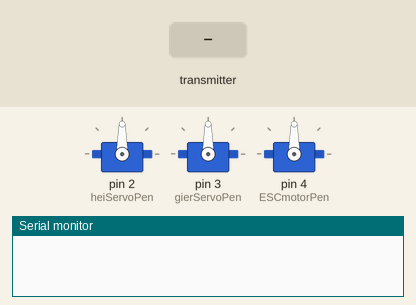
Simulated run of this sketch. Board: Arduino Nano, built with avr-gcc and run on an emulated ATmega328P. Shown: 3 × servo, the last lines printed to the serial monitor. Inputs (shaded band) come from the test bench. No radio packets arrive unless stated.

Above: at 1.2 s.
1.3 s: the transmitter starts sending jhei = 0
At 2.0 s:
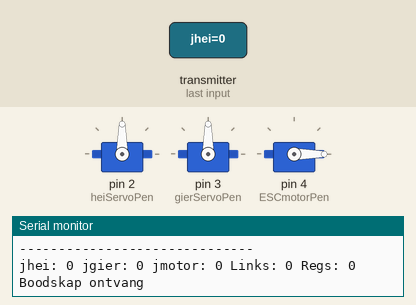
2.9 s: the transmitter starts sending jgier = 64
5.9 s: the transmitter starts sending jmotor = 128
8.9 s: the transmitter starts sending jhei = 128
11.9 s: the transmitter starts sending jgierGelykLinks = 64
14.9 s: the transmitter starts sending jgierGelykRegs = 64
Timing chart, 0 to 17.9 s (numbered marks = the images above; inputs shaded):
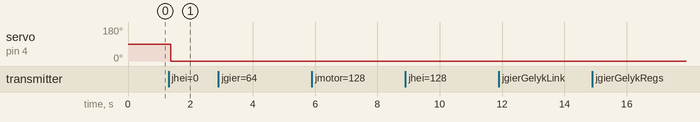

Measured:
- after the input at 1.3 s, servo on pin 4 (ESCmotorPen): 90° → 0° after 0.07 s

The sketch:

receive.ino
```cpp
/*
* Arduino radiobeheer vir Old Fogey
*
* N. Agenbag 2022-11-14
*
* Radiobeheer ontvanger van die Old Fogey
*
* Die Old Fogey het net gier en heivlak asook
* motorkrag beheer.
*
* Die heivlak servo word gekoppel op D2 of
* digitale pen 2.
* Die gier servo word gekoppel op D3 of
* digitale pen 3.
* Die motor word gekoppel op D4 of digitale pen 4.
*
* Die RF24 radio gebruik digitale pen 7 en 8.
*
* Die radio ontvanger word met 'n Arduino Nano
* implementeer omdat dit kompak is en lae massa
* het.
*/

// Volgende word gebruik vir radio:
#include <SPI.h>
#include <nRF24L01.h>
#include <RF24.h>
#include "printf.h"


// Volgende word gebruik vir servos en motor:
#include <Servo.h>

// Definieer die radio:
RF24 radio(7, 8); // CE, CSN
// Radio se adres:
const byte address[6] = "00001";


// Definieer die beheervlak servos:
int heiServoPen = 2;
int gierServoPen = 3;
int ESCmotorPen = 4;
// Definieer die uitskryf veranderlikes
int heiWaarde;
int gierWaarde;
int motorWaarde;
// Skep heivlak, gier en motor servo objekte
Servo HeiServo2;
Servo GierServo3;
Servo ESCmotor4;

// Definieer die data pakket wat die radio stuur/ontvang.
// Max size of this struct is 32 bytes - NRF24L01 buffer limit
struct Data_Package {
  byte jhei;
  byte jgier;
  byte jmotor;
  byte jgierGelykLinks;
  byte jgierGelykRegs;
};

Data_Package data; // Create a variable with the above struct

void setup() {
  Serial.begin(9600);
  radio.begin();
  // initialize the transceiver on the SPI bus
  if (!radio.begin()) {
    Serial.println(F("radio hardware is not responding!!"));
    while (1) {} // hold in infinite loop
  }
  radio.openReadingPipe(0, address);
  radio.setAutoAck(false);
  radio.setChannel(0); //select a channel (in which there is no noise!) 0 ... 125
  radio.setDataRate(RF24_250KBPS); // Lowest datarate
  radio.setPALevel(RF24_PA_MAX); // Maximum power
  radio.startListening();

  // For debugging info
  printf_begin();             // needed only once for printing details
  // radio.printDetails();       // (smaller) function that prints raw register values
  radio.printPrettyDetails(); // (larger) function that prints human readable data

  // Maak servos vas aan die digitale pen nommers.
  HeiServo2.attach(heiServoPen);
  GierServo3.attach(gierServoPen);
  ESCmotor4.attach(ESCmotorPen, 1000, 2000); // (pen, min pulswydte, maks pulswydte in mikrosekondes)
}

void loop() {

  // Indien radio beskikbaar is, lees data:
  if(radio.available()) {
    radio.read(&data, sizeof(Data_Package));

    // Ontfouting uitdruk in serie monitor
    Serial.print("jhei: ");
    Serial.print(data.jhei);
    Serial.print(" jgier: ");
    Serial.print(data.jgier);
    Serial.print(" jmotor: ");
    Serial.print(data.jmotor);
    Serial.print(" Links: ");
    Serial.print(data.jgierGelykLinks);
    Serial.print(" Regs: ");
    Serial.print(data.jgierGelykRegs);
    Serial.println("   Boodskap ontvang");

    Serial.println("------------------------------");
    // Skryf servo opdragte:  90 grade is die middel van bereik.
    heiWaarde = map(data.jhei, 0, 255, 0, 180);
    Serial.print("hei Servo "); Serial.print(heiWaarde);
    HeiServo2.write(90); // Skryf net na middelwaarde vir toets.

    gierWaarde = map(data.jgier, 0, 255, 0, 180);
    Serial.print(" gier Servo "); Serial.print(gierWaarde);
    GierServo3.write(90); // Skryf net na middelwaarde vir toets.

    motorWaarde = map(data.jmotor, 0, 255, 0, 180);
    Serial.print(" motor "); Serial.println(motorWaarde);
    // Stuur sein na die elektroniese spoedbeheer van motor (ESC)
    // 0 is stilstaande en 180 is maksimum spoed
    ESCmotor4.write(0);
    Serial.println("------------------------------");

  }


  // Moet herstel roetine bysit vir as kommunikasie onderbreek word.
}
```
